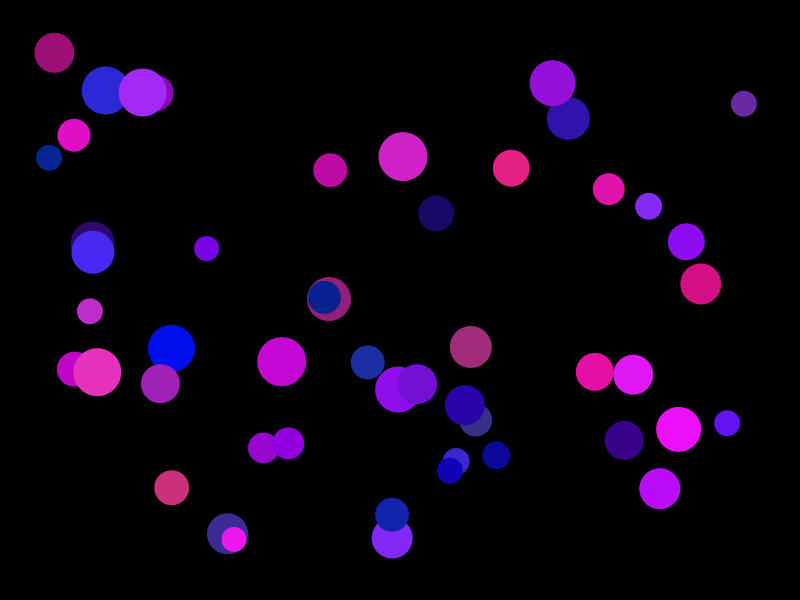
Frame 1 (no input)
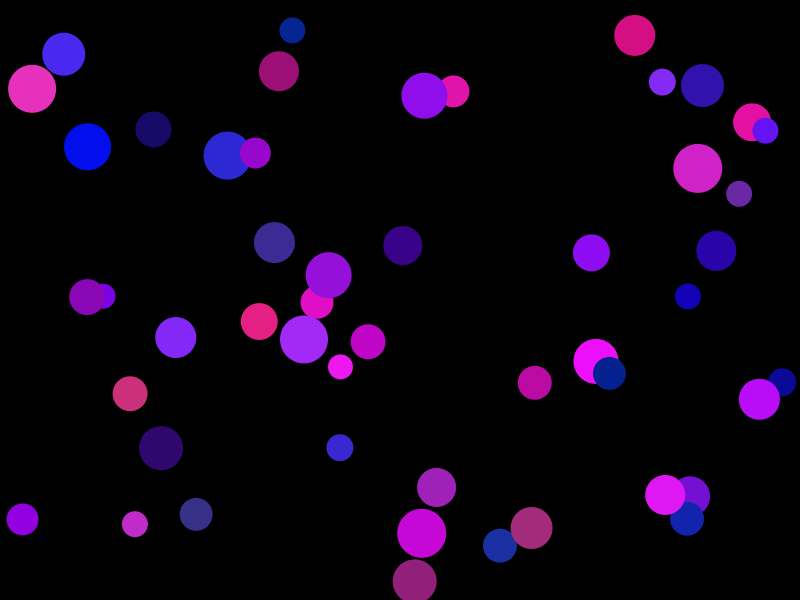
Frame 60 (the mouse pressed at the canvas centre just before this capture)
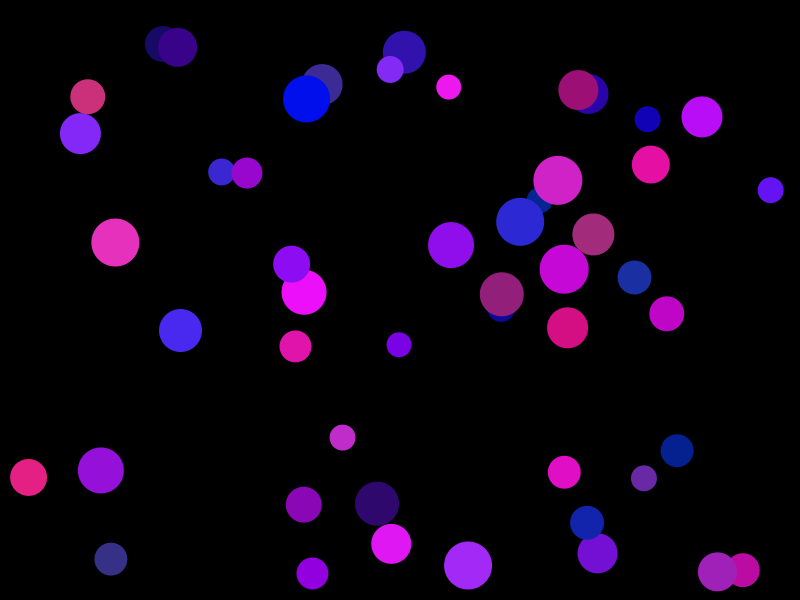
Frame 120 (the mouse held since frame 60 and released just before this capture)

The Processing sketch that drew these frames (run headless with seeded random() and noise(); from frame 60 on, the mouse is pressed at the canvas centre):

// Processing sketch: BouncyBallOOP
// ── BouncyBallOOP.pde
int count = 50;
Ball[] balls = new Ball[count];



void setup() {
  size(800, 600);
  int i = 0;
  while (i<count) {
    balls[i] = new Ball(round(random(25, 50)));
    i++;
  }
}

void draw() {
  background(0);
  for (int j=0; j<count; j++) {
    balls[j].display();
    balls[j].move();
    balls[j].walls();
  }
}
// ── Ball.pde
class Ball {
  //declaring all information (fields) contained within the Ball class
  PVector loc, vel;
  int diam;
  color c;
  int tDiam;
  

  //this is a constructor. you can have more than one constructor for a given class
  Ball() {
    diam = 50;
    loc = new PVector(random(diam, width-diam), random(diam, height-diam));
    vel = PVector.random2D();
    vel.mult(5);
    c = color(random(255), random(50), random(100, 255)); 
  }
  Ball(int tDiam) {
   diam = tDiam;
   loc = new PVector(random(tDiam, width-tDiam), random(tDiam, height-tDiam));
   vel = PVector.random2D();
   vel.mult(5);
   c = color(random(255), random(50), random(100, 255));  
  }

  //after declaring fields and setting up constructors, you can define your methods
  void display() {
    fill(c);
    noStroke();
    ellipse(loc.x, loc.y, diam, diam);
  }
  void move() {
    loc.add(vel);
  }
  void walls() {
    if (loc.x+diam/2 >= width | loc.x-diam/2 <= 0) {
      vel.x*=-1;
    }
    if (loc.y+diam/2 >= height | loc.y-diam/2 <= 0) {
      vel.y*=-1;
    }
  }
}
